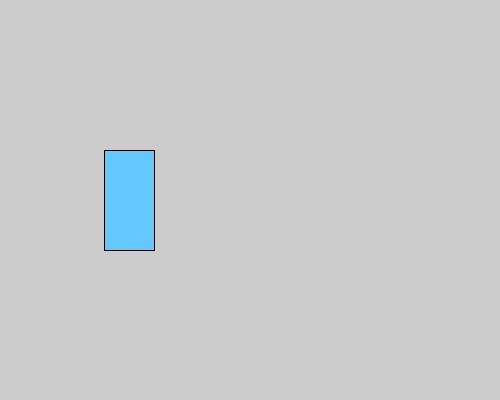
Frame 1 (no input)
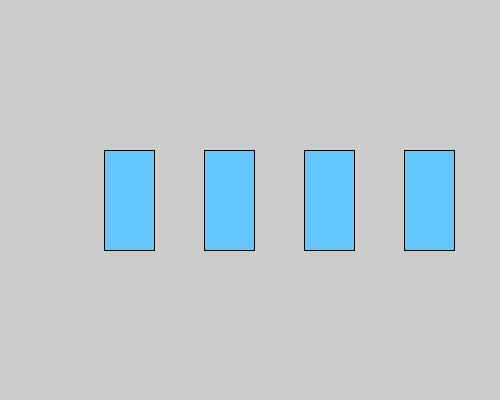
Frame 60 (the mouse pressed at the canvas centre just before this capture)
Frame 120 (the mouse held since frame 60 and released just before this capture): identical to frame 60, image omitted

The Processing sketch that drew these frames (run headless with seeded random() and noise(); from frame 60 on, the mouse is pressed at the canvas centre):

// Processing sketch: shitty_for_loop
// ── shitty_for_loop.pde
void setup() {
  size(500, 400);
}

  int count = 4;


void draw() {
  fill(100, 200, 255);
  rect(count + 100, 150, 50, 100);
  count = count + 100;
}
